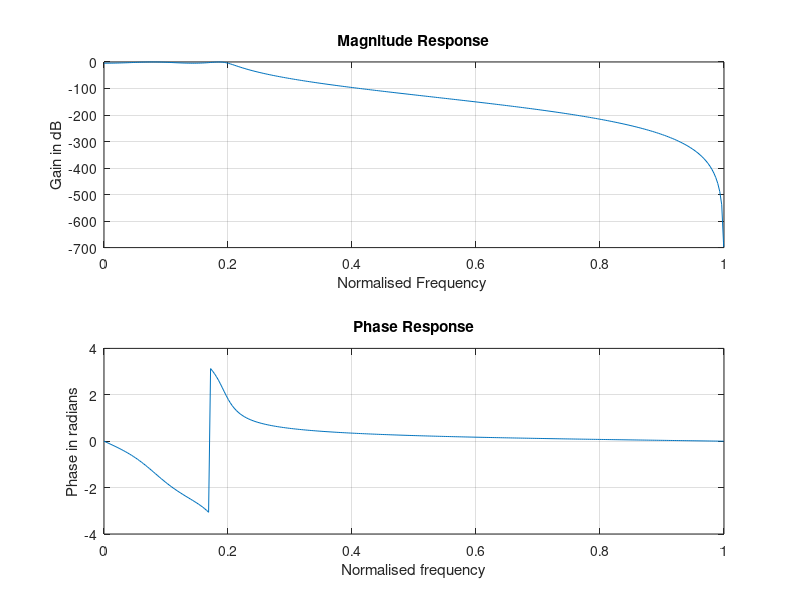

Write MATLAB code to recreate this figure.
%DSP LAB ASSESSMENT - 7
%Chirag Satapathy - 19BEI0107

%Date - 5th October, 2021

%To design of Type 1 Chebyshev Filter with parameters
%alphap=2, alphas=20, wp1=0.2, ws1=0.1 

close all;
clear all:
clc;

alphap = 2; %Passband attenuation in dB
alphas = 20; %Stopband attenuation in dB
wp = 0.2*pi; %Passband frequency in radians
ws = 0.3*pi; %stopband frequency in radians

%To find cutoff frequency and order of the filter

[n,wn] = cheb1ord(wp/pi, ws/pi, alphap, alphas);

%System function of the filter
[b,a] = cheby1(n, alphap, wn);
w = 0:0.01:pi;
[h,ph]= freqz (b, a, w);
m = 20*log(abs(h));
an = angle (h);

%To plot magnitude and phase response

subplot (2,1,1);
plot (ph/pi, m);
grid;
title('Magnitude Response' );
ylabel ('Gain in dB');
xlabel('Normalised Frequency ');

subplot (2,1,2);
plot (ph/pi, an);
grid;
title('Phase Response');
ylabel('Phase in radians');
xlabel ('Normalised frequency');
